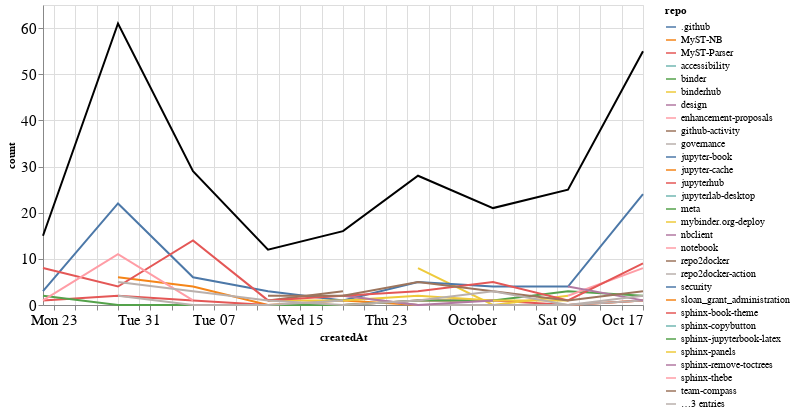

This figure's notebook cell:
### Markdown cell above
### Comments

### Code cell
comments_time = comments.groupby('repo').resample('W', on='createdAt').count()['author'].reset_index()
comments_time = comments_time.rename(columns={'author': 'count'})
comments_time_total = comments_time.groupby('createdAt').agg({"count": "sum"}).reset_index()
ch1 = alt.Chart(comments_time, width=600).mark_line().encode(
    x='createdAt',
    y='count',
    color='repo',
    tooltip="repo"
)

ch2 = alt.Chart(comments_time_total, width=600).mark_line(color="black").encode(
    x='createdAt',
    y='count',
)

ch1 + ch2

### Figure 1 — Vega-Lite specification as saved in the notebook (floating-point values rounded to 4 significant figures)
{"config": {"axisLeft": {"labelFontSize": 15}, "axisBottom": {"labelFontSize": 15}}, "layer": [{"data": {"name": "data-5ca39b76d009b1cdd017859f0b52fce8"}, "mark": "line", "encoding": {"color": {"type": "nominal", "field": "repo"}, "tooltip": {"type": "nominal", "field": "repo"}, "x": {"type": "temporal", "field": "createdAt"}, "y": {"type": "quantitative", "field": "count"}}, "width": 600}, {"data": {"name": "data-d2e5e4175d6d3f1647ed2949f57ceb35"}, "mark": {"type": "line", "color": "black"}, "encoding": {"x": {"type": "temporal", "field": "createdAt"}, "y": {"type": "quantitative", "field": "count"}}, "width": 600}], "$schema": "https://vega.github.io/schema/vega-lite/v4.8.1.json", "datasets": {"data-5ca39b76d009b1cdd017859f0b52fce8": [{"repo": ".github", "createdAt": "2021-09-12T00:00:00", "count": 1}, {"repo": "MyST-NB", "createdAt": "2021-08-29T00:00:00", "count": 6}, {"repo": "MyST-NB", "createdAt": "2021-09-05T00:00:00", "count": 4}, {"repo": "MyST-NB", "createdAt": "2021-09-12T00:00:00", "count": 0}, {"repo": "MyST-NB", "createdAt": "2021-09-19T00:00:00", "count": 1}, {"repo": "MyST-NB", "createdAt": "2021-09-26T00:00:00", "count": 0}, {"repo": "MyST-NB", "createdAt": "2021-10-03T00:00:00", "count": 0}, {"repo": "MyST-NB", "createdAt": "2021-10-10T00:00:00", "count": 0}, {"repo": "MyST-NB", "createdAt": "2021-10-17T00:00:00", "count": 1}, {"repo": "MyST-Parser", "createdAt": "2021-08-22T00:00:00", "count": 1}, {"repo": "MyST-Parser", "createdAt": "2021-08-29T00:00:00", "count": 2}, {"repo": "MyST-Parser", "createdAt": "2021-09-05T00:00:00", "count": 1}, {"repo": "MyST-Parser", "createdAt": "2021-09-12T00:00:00", "count": 0}, {"repo": "MyST-Parser", "createdAt": "2021-09-19T00:00:00", "count": 0}, {"repo": "MyST-Parser", "createdAt": "2021-09-26T00:00:00", "count": 1}, {"repo": "MyST-Parser", "createdAt": "2021-10-03T00:00:00", "count": 1}, {"repo": "MyST-Parser", "createdAt": "2021-10-10T00:00:00", "count": 0}, {"repo": "MyST-Parser", "createdAt": "2021-10-17T00:00:00", "count": 1}, {"repo": "accessibility", "createdAt": "2021-08-29T00:00:00", "count": 2}, {"repo": "binder", "createdAt": "2021-09-19T00:00:00", "count": 1}, {"repo": "binderhub", "createdAt": "2021-09-26T00:00:00", "count": 8}, {"repo": "binderhub", "createdAt": "2021-10-03T00:00:00", "count": 0}, {"repo": "binderhub", "createdAt": "2021-10-10T00:00:00", "count": 2}, {"repo": "design", "createdAt": "2021-08-29T00:00:00", "count": 1}, {"repo": "enhancement-proposals", "createdAt": "2021-10-10T00:00:00", "count": 2}, {"repo": "github-activity", "createdAt": "2021-10-10T00:00:00", "count": 1}, {"repo": "governance", "createdAt": "2021-09-19T00:00:00", "count": 2}, {"repo": "governance", "createdAt": "2021-09-26T00:00:00", "count": 0}, {"repo": "governance", "createdAt": "2021-10-03T00:00:00", "count": 0}, {"repo": "governance", "createdAt": "2021-10-10T00:00:00", "count": 0}, {"repo": "governance", "createdAt": "2021-10-17T00:00:00", "count": 1}, {"repo": "jupyter-book", "createdAt": "2021-08-22T00:00:00", "count": 3}, {"repo": "jupyter-book", "createdAt": "2021-08-29T00:00:00", "count": 22}, {"repo": "jupyter-book", "createdAt": "2021-09-05T00:00:00", "count": 6}, {"repo": "jupyter-book", "createdAt": "2021-09-12T00:00:00", "count": 3}, {"repo": "jupyter-book", "createdAt": "2021-09-19T00:00:00", "count": 1}, {"repo": "jupyter-book", "createdAt": "2021-09-26T00:00:00", "count": 5}, {"repo": "jupyter-book", "createdAt": "2021-10-03T00:00:00", "count": 4}, {"repo": "jupyter-book", "createdAt": "2021-10-10T00:00:00", "count": 4}, {"repo": "jupyter-book", "createdAt": "2021-10-17T00:00:00", "count": 24}, {"repo": "jupyter-cache", "createdAt": "2021-08-29T00:00:00", "count": 1}, {"repo": "jupyterhub", "createdAt": "2021-08-29T00:00:00", "count": 4}, {"repo": "jupyterlab-desktop", "createdAt": "2021-09-26T00:00:00", "count": 1}, {"repo": "meta", "createdAt": "2021-08-22T00:00:00", "count": 2}, {"repo": "meta", "createdAt": "2021-08-29T00:00:00", "count": 0}, {"repo": "meta", "createdAt": "2021-09-05T00:00:00", "count": 0}, {"repo": "meta", "createdAt": "2021-09-12T00:00:00", "count": 0}, {"repo": "meta", "createdAt": "2021-09-19T00:00:00", "count": 0}, {"repo": "meta", "createdAt": "2021-09-26T00:00:00", "count": 1}, {"repo": "meta", "createdAt": "2021-10-03T00:00:00", "count": 1}, {"repo": "meta", "createdAt": "2021-10-10T00:00:00", "count": 3}, {"repo": "meta", "createdAt": "2021-10-17T00:00:00", "count": 2}, {"repo": "mybinder.org-deploy", "createdAt": "2021-09-12T00:00:00", "count": 1}, {"repo": "mybinder.org-deploy", "createdAt": "2021-09-19T00:00:00", "count": 1}, {"repo": "mybinder.org-deploy", "createdAt": "2021-09-26T00:00:00", "count": 2}, {"repo": "mybinder.org-deploy", "createdAt": "2021-10-03T00:00:00", "count": 1}, {"repo": "mybinder.org-deploy", "createdAt": "2021-10-10T00:00:00", "count": 1}, {"repo": "nbclient", "createdAt": "2021-09-19T00:00:00", "count": 2}, {"repo": "nbclient", "createdAt": "2021-09-26T00:00:00", "count": 0}, {"repo": "nbclient", "createdAt": "2021-10-03T00:00:00", "count": 1}, {"repo": "notebook", "createdAt": "2021-10-10T00:00:00", "count": 2}, {"repo": "notebook", "createdAt": "2021-10-17T00:00:00", "count": 8}, {"repo": "repo2docker", "createdAt": "2021-09-12T00:00:00", "count": 1}, {"repo": "repo2docker", "createdAt": "2021-09-19T00:00:00", "count": 3}, {"repo": "repo2docker-action", "createdAt": "2021-08-29T00:00:00", "count": 2}, {"repo": "repo2docker-action", "createdAt": "2021-09-05T00:00:00", "count": 0}, {"repo": "repo2docker-action", "createdAt": "2021-09-12T00:00:00", "count": 0}, {"repo": "repo2docker-action", "createdAt": "2021-09-19T00:00:00", "count": 1}, {"repo": "security", "createdAt": "2021-10-03T00:00:00", "count": 1}, {"repo": "sloan_grant_administration", "createdAt": "2021-10-10T00:00:00", "count": 4}, {"repo": "sphinx-book-theme", "createdAt": "2021-08-22T00:00:00", "count": 8}, {"repo": "sphinx-book-theme", "createdAt": "2021-08-29T00:00:00", "count": 4}, {"repo": "sphinx-book-theme", "createdAt": "2021-09-05T00:00:00", "count": 14}, {"repo": "sphinx-book-theme", "createdAt": "2021-09-12T00:00:00", "count": 1}, {"repo": "sphinx-book-theme", "createdAt": "2021-09-19T00:00:00", "count": 2}, {"repo": "sphinx-book-theme", "createdAt": "2021-09-26T00:00:00", "count": 3}, {"repo": "sphinx-book-theme", "createdAt": "2021-10-03T00:00:00", "count": 5}, {"repo": "sphinx-book-theme", "createdAt": "2021-10-10T00:00:00", "count": 1}, {"repo": "sphinx-book-theme", "createdAt": "2021-10-17T00:00:00", "count": 9}, {"repo": "sphinx-copybutton", "createdAt": "2021-10-17T00:00:00", "count": 3}, {"repo": "sphinx-jupyterbook-latex", "createdAt": "2021-10-03T00:00:00", "count": 1}, {"repo": "sphinx-panels", "createdAt": "2021-08-29T00:00:00", "count": 1}, {"repo": "sphinx-remove-toctrees", "createdAt": "2021-10-10T00:00:00", "count": 4}, {"repo": "sphinx-remove-toctrees", "createdAt": "2021-10-17T00:00:00", "count": 1}, {"repo": "sphinx-thebe", "createdAt": "2021-08-22T00:00:00", "count": 1}, {"repo": "sphinx-thebe", "createdAt": "2021-08-29T00:00:00", "count": 11}, {"repo": "sphinx-thebe", "createdAt": "2021-09-05T00:00:00", "count": 1}, {"repo": "team-compass", "createdAt": "2021-09-12T00:00:00", "count": 2}, {"repo": "team-compass", "createdAt": "2021-09-19T00:00:00", "count": 2}, {"repo": "team-compass", "createdAt": "2021-09-26T00:00:00", "count": 5}, {"repo": "team-compass", "createdAt": "2021-10-03T00:00:00", "count": 3}, {"repo": "team-compass", "createdAt": "2021-10-10T00:00:00", "count": 1}, {"repo": "team-compass", "createdAt": "2021-10-17T00:00:00", "count": 3}, {"repo": "thebe", "createdAt": "2021-08-29T00:00:00", "count": 5}, {"repo": "thebe", "createdAt": "2021-09-05T00:00:00", "count": 3}, {"repo": "thebe", "createdAt": "2021-09-12T00:00:00", "count": 1}, {"repo": "thebe", "createdAt": "2021-09-19T00:00:00", "count": 0}, {"repo": "thebe", "createdAt": "2021-09-26T00:00:00", "count": 1}, {"repo": "thebe", "createdAt": "2021-10-03T00:00:00", "count": 3}, {"repo": "thebe", "createdAt": "2021-10-10T00:00:00", "count": 0}, {"repo": "thebe", "createdAt": "2021-10-17T00:00:00", "count": 2}, {"repo": "voila", "createdAt": "2021-09-12T00:00:00", "count": 2}, {"repo": "web-compile", "createdAt": "2021-09-26T00:00:00", "count": 1}], "data-d2e5e4175d6d3f1647ed2949f57ceb35": [{"createdAt": "2021-08-22T00:00:00", "count": 15}, {"createdAt": "2021-08-29T00:00:00", "count": 61}, {"createdAt": "2021-09-05T00:00:00", "count": 29}, {"createdAt": "2021-09-12T00:00:00", "count": 12}, {"createdAt": "2021-09-19T00:00:00", "count": 16}, {"createdAt": "2021-09-26T00:00:00", "count": 28}, {"createdAt": "2021-10-03T00:00:00", "count": 21}, {"createdAt": "2021-10-10T00:00:00", "count": 25}, {"createdAt": "2021-10-17T00:00:00", "count": 55}]}}
